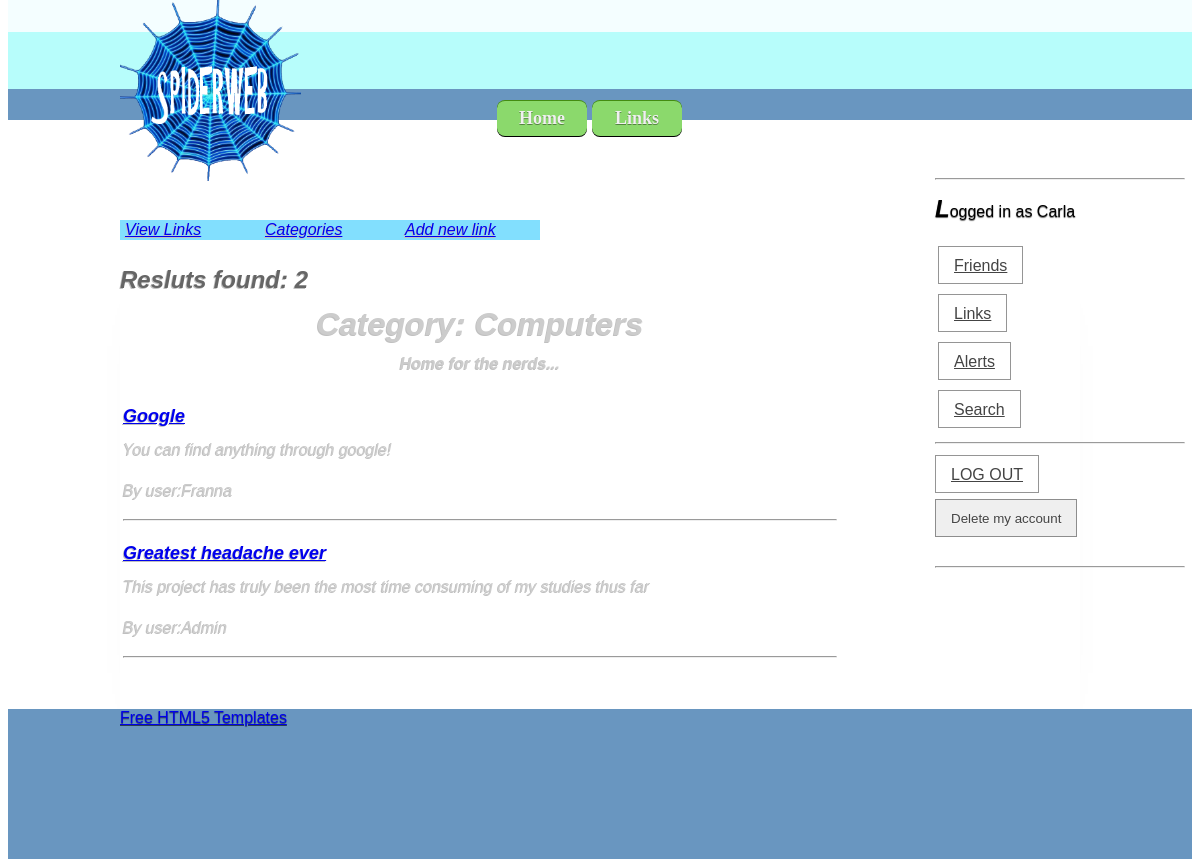
Page /index.php?action=2&linkOption=5 (signed in) on the committed database.
### tables this page shows
CREATE TABLE IF NOT EXISTS `category` (
  `CAT_ID` int(11) NOT NULL AUTO_INCREMENT,
  `CAT_NAME` varchar(20) NOT NULL,
  `CAT_Description` varchar(200) NOT NULL,
  PRIMARY KEY (`CAT_ID`)
);

CREATE TABLE IF NOT EXISTS `link` (
  `LINK_ID` int(11) NOT NULL AUTO_INCREMENT,
  `LINK_URL` varchar(200) NOT NULL,
  `LINK_DESC` varchar(500) NOT NULL,
  `LINK_CAT_ID` int(11) NOT NULL,
  `USER_ID` int(11) NOT NULL,
  `LINK_NAME` varchar(200) NOT NULL,
  PRIMARY KEY (`LINK_ID`)
);

CREATE TABLE IF NOT EXISTS `user` (
  `USER_ID` int(11) NOT NULL AUTO_INCREMENT,
  `USER_USERNAME` varchar(100) NOT NULL,
  `USER_EMAIL` varchar(200) NOT NULL,
  `USER_PASSWORD` varchar(100) NOT NULL,
  `USER_FN` varchar(200) NOT NULL,
  `USER_LN` varchar(200) NOT NULL,
  `USER_GENDER` char(1) NOT NULL,
  `USER_BIRTH` date NOT NULL,
  `USER_TYPE` varchar(1) NOT NULL,
  `USER_PIC_LOCATION` varchar(300) DEFAULT NULL,
  UNIQUE KEY `USER_USERNAME` (`USER_USERNAME`,`USER_EMAIL`),
  UNIQUE KEY `USER_PIC_LOCATION` (`USER_PIC_LOCATION`),
  KEY `USER_ID` (`USER_ID`)
);

### pages/links.php (the view, shortened to what this page needs)
<?php
	if(!isset($_SESSION['userName']))
	{
		$userID = 0;
		$userType = "none";
	} else
	{
		$userName = $_SESSION['userName'];
		$data = mysql_query("SELECT * FROM user WHERE (USER_USERNAME='$userName')")
		or die(mysql_error());
		$info = mysql_fetch_array( $data );
		$userID = $info['USER_ID'];
	}
	if(!isset($_SESSION['linkOption']))
	{
		$option = 99999999999;
	} else
	{
		$option = $_SESSION['linkOption'];
	}
?>
<!DOCTYPE html>
<html>
    <head>
		<link rel="stylesheet" href="css/links.css">
    </head>
    <body>
		<div id="enter">
			<div id="main_menu">
				<ul id="menu">
					<li><a href="#"  name="links" id="links">View Links</a>
					</li>
					<li><a href="#">Categories</a>
							<?php
								$var1 = mysql_query("SELECT * FROM category")
								or die(mysql_error());
							?>
					</li>
					<?php
						if ($userID>0)
							echo "	<li><a href='index.php?action=3'  name='nlinks' id='links'>Add new link</a>
									</li>"
					?>
				</ul>
			</div>
			<div id="links">
				<br/><br/>
				<table width="100%">
					<?php
						if ($option==1)
						{
							print "<th><h1>All links</h1></th>";
							$var1 = mysql_query("SELECT * FROM link,user where link.USER_ID=user.USER_ID")
							or die(mysql_error());
						} else if ($option==2)
						{
							print "<th><h1>My links</h1></th>";
							$var1 = mysql_query("SELECT * FROM link,user where (link.USER_ID=user.USER_ID) AND (link.USER_ID=$userID)")
							or die(mysql_error());
						} else if ($option>2 && $option<90)
						{
							$option = $option-2;
							$var1 = mysql_query("SELECT * FROM category WHERE (CAT_ID=$option)")
							or die(mysql_error());
							$info = mysql_fetch_array( $var1 );
							$catName = $info['CAT_NAME'];
							$catDesc = $info['CAT_Description'];
							print "<th><h1>Category: $catName</h1><p>$catDesc</p></th>";
							$var1 = mysql_query("SELECT * FROM link,user where (LINK_CAT_ID=$option) AND (link.USER_ID=user.USER_ID)")
							or die(mysql_error());
						}
						$num_rows = mysql_num_rows($var1);
						if ($num_rows<1)
						{
							echo "<br/><br/><br/><br/><br/><h1> No results </h1><br/><br/><br/><br/><br/><br/><br/><br/><br/><br/><br/><br/><br/><br/><br/><br/><br/><br/><br/><br/><br/><br/><br/><br/><br/><br/>";
						} else echo "<br/><br/><h2>Resluts found: ".$num_rows."</h2>";
						$counter = 0;
						while($info = mysql_fetch_array( $var1 ))
						{
							$counter++;
							if ($counter ==2)
							{
								Print "<tr width='100%'>";
							}
							if ($counter % 2!=0)
							{
								Print "<tr width='100%'>";
							}
							Print "<td width='50%'><h3><a href='index.php?action=25&linkOption=".$info['LINK_ID']."'>".$info['LINK_NAME']."</a></h3>";
							Print "<p>".$info['LINK_DESC']."</p>";
							Print "<p> By user:".$info['USER_USERNAME']."</p>";
							print "<hr/></td>";
							if ($counter % 2==0)
							{
								Print "</tr>";
							}
							if ($counter ==2)
							{
								Print "</tr>";
							}
						}
					?>
				</table>
			</div>
		</div>
	</body>
</html>

### css/style.css (style rules this page uses)
body { margin-top: 0px; margin-bottom: 0px; font-family: Helvetica, "Helvetica Neue", Arial, sans-serif; text-shadow: 0 1px 1px rgba(0, 0, 0, 0.6); }
h2, h3 { margin-top: 15px; margin-right: 0; margin-bottom: 10px; margin-left: 0; font-size: 16px; }
h2 { font-size: 24px; color: #666666; }
h3 { font-size: 18px; }
#enter { font-family: Arial, Helvetica, sans-serif; font-size: 16px; font-style: normal; font-weight: normal; color: #CCCCCC; float: left; padding-right: 240px; padding-bottom: 40px; }
#main hr { height: 0.1px; color: #E9E9E9; }
#enter { font-style: italic; text-shadow: -1px 1px 0 #C0C0C0; line-height: 10px; -webkit-box-shadow:0 45px 60px -60px #AAA; -moz-box-shadow:0 45px 60px -60px #AAA; }
p { line-height: 25px; }

### css/links.css (style rules this page uses)
#main_menu { position: relative; z-index:100; left:auto; width:100%; }
#menu { top: 0; left: 0; }
#menu, #menu ul { padding: 0; margin: 0; list-style: none; }
#menu li { float: left; background: #82DFFE; }
#menu a { display: block; padding: 5px; width: 130px; }

### rows in the picture
category: CAT_NAME "Computers", CAT_Description "Home for the nerds..."
link: LINK_NAME "Google", LINK_DESC "You can find anything through google!", USER_ID.USER_USERNAME "Franna"
link: LINK_NAME "Greatest headache ever", LINK_DESC "This project has truly been the most time consuming of my studies thus far", USER_ID.USER_USERNAME "Admin"

### other values in the picture
$num_rows "2"
$_SESSION['userName'] "Carla"
